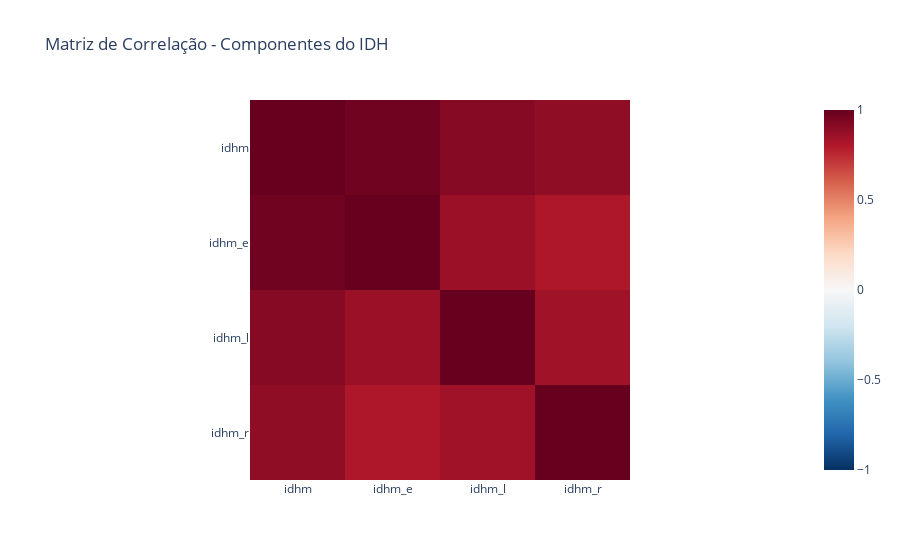
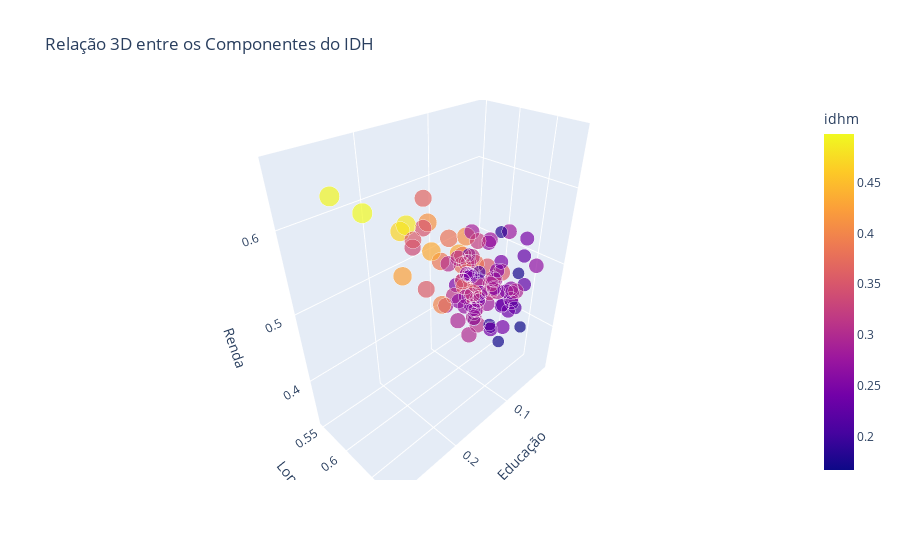

Notebook source saved alongside these figures, in order:
### Markdown cell above
## 10. Visualizações Interativas (Plotly)

### Code cell
# Visualizações interativas com Plotly
try:
    # Mapa de calor de correlação
    fig = px.imshow(df_classificado[['idhm', 'idhm_e', 'idhm_l', 'idhm_r']].corr(),
                   title='Matriz de Correlação - Componentes do IDH',
                   color_continuous_scale='RdBu_r',
                   zmin=-1, zmax=1)
    fig.show()
    
    # Scatter plot 3D interativo
    fig = px.scatter_3d(df_classificado.head(100),  # Mostrar apenas 100 para performance
                       x='idhm_e', y='idhm_l', z='idhm_r',
                       color='idhm', size='idhm',
                       hover_data=['município', 'uf'],
                       title='Relação 3D entre os Componentes do IDH',
                       labels={'idhm_e': 'Educação', 'idhm_l': 'Longevidade', 'idhm_r': 'Renda'})
    fig.show()
    
    # Gráfico de violino para distribuição por região
    if 'regiao' in df_classificado.columns:
        fig = px.violin(df_classificado, x='regiao', y='idhm', 
                       color='regiao', box=True, points="all",
                       title='Distribuição do IDH por Região')
        fig.show()
        
except Exception as e:
    print(f"⚠️ Visualizações interativas não disponíveis: {e}")

### Figure 1 — Plotly figure (JSON) as saved in the notebook; plotly's stock layout.template omitted (floating-point values rounded to 4 significant figures)
{"data": [{"coloraxis": "coloraxis", "hovertemplate": "x: %{x}<br>y: %{y}<br>color: %{z}<extra></extra>", "name": "0", "type": "heatmap", "x": ["idhm", "idhm_e", "idhm_l", "idhm_r"], "xaxis": "x", "y": ["idhm", "idhm_e", "idhm_l", "idhm_r"], "yaxis": "y", "z": [[1, 0.9783, 0.9186, 0.8926], [0.9783, 1, 0.8628, 0.8106], [0.9186, 0.8628, 1, 0.8487], [0.8926, 0.8106, 0.8487, 1]]}], "layout": {"coloraxis": {"cmax": 1, "cmin": -1, "colorscale": [[0, "rgb(5,48,97)"], [0.1, "rgb(33,102,172)"], [0.2, "rgb(67,147,195)"], [0.3, "rgb(146,197,222)"], [0.4, "rgb(209,229,240)"], [0.5, "rgb(247,247,247)"], [0.6, "rgb(253,219,199)"], [0.7, "rgb(244,165,130)"], [0.8, "rgb(214,96,77)"], [0.9, "rgb(178,24,43)"], [1, "rgb(103,0,31)"]]}, "title": {"text": "Matriz de Correlação - Componentes do IDH"}, "xaxis": {"anchor": "y", "constrain": "domain", "domain": [0, 1], "scaleanchor": "y"}, "yaxis": {"anchor": "x", "autorange": "reversed", "constrain": "domain", "domain": [0, 1]}}}

### Figure 2 — Plotly figure (JSON) as saved in the notebook; plotly's stock layout.template omitted (floating-point values rounded to 4 significant figures; data arrays with more than 128 entries replaced by an {"elided": "..."} marker saying what was removed)
{"data": [{"customdata": {"elided": "100x2 mixed values"}, "hovertemplate": "Educação=%{x}<br>Longevidade=%{y}<br>Renda=%{z}<br>idhm=%{marker.color}<br>município=%{customdata[0]}<br>uf=%{customdata[1]}<extra></extra>", "legendgroup": "", "marker": {"color": [0.329, 0.432, 0.309, 0.407, 0.386, 0.376, 0.203, 0.425, 0.388, 0.468, 0.352, 0.433, 0.286, 0.272, 0.382, 0.412, 0.495, 0.348, 0.259, 0.383, 0.289, 0.498, 0.252, 0.336, 0.313, 0.241, 0.269, 0.325, 0.199, 0.283, 0.293, 0.366, 0.221, 0.281, 0.237, 0.217, 0.349, 0.277, 0.254, 0.27, 0.228, 0.174, 0.28, 0.284, 0.232, 0.298, 0.258, 0.226, 0.247, 0.23, 0.216, 0.247, 0.247, 0.314, 0.336, 0.267, 0.183, 0.398, 0.372, 0.258, 0.17, 0.298, 0.218, 0.186, 0.265, 0.176, 0.485, 0.245, 0.167, 0.354, 0.317, 0.274, 0.348, 0.259, 0.306, 0.254, 0.307, 0.357, 0.322, 0.246, 0.357, 0.317, 0.293, 0.3, 0.272, 0.287, 0.288, 0.305, 0.258, 0.212, 0.268, 0.237, 0.248, 0.312, 0.355, 0.295, 0.263, 0.243, 0.266, 0.296], "coloraxis": "coloraxis", "size": [0.329, 0.432, 0.309, 0.407, 0.386, 0.376, 0.203, 0.425, 0.388, 0.468, 0.352, 0.433, 0.286, 0.272, 0.382, 0.412, 0.495, 0.348, 0.259, 0.383, 0.289, 0.498, 0.252, 0.336, 0.313, 0.241, 0.269, 0.325, 0.199, 0.283, 0.293, 0.366, 0.221, 0.281, 0.237, 0.217, 0.349, 0.277, 0.254, 0.27, 0.228, 0.174, 0.28, 0.284, 0.232, 0.298, 0.258, 0.226, 0.247, 0.23, 0.216, 0.247, 0.247, 0.314, 0.336, 0.267, 0.183, 0.398, 0.372, 0.258, 0.17, 0.298, 0.218, 0.186, 0.265, 0.176, 0.485, 0.245, 0.167, 0.354, 0.317, 0.274, 0.348, 0.259, 0.306, 0.254, 0.307, 0.357, 0.322, 0.246, 0.357, 0.317, 0.293, 0.3, 0.272, 0.287, 0.288, 0.305, 0.258, 0.212, 0.268, 0.237, 0.248, 0.312, 0.355, 0.295, 0.263, 0.243, 0.266, 0.296], "sizemode": "area", "sizeref": 0.001245, "symbol": "circle"}, "mode": "markers", "name": "", "scene": "scene", "showlegend": false, "type": "scatter3d", "x": [0.112, 0.199, 0.108, 0.171, 0.167, 0.151, 0.039, 0.22, 0.159, 0.247, 0.124, 0.209, 0.074, 0.079, 0.155, 0.185, 0.29, 0.128, 0.065, 0.153, 0.1, 0.284, 0.066, 0.134, 0.112, 0.054, 0.074, 0.113, 0.038, 0.079, 0.085, 0.143, 0.048, 0.068, 0.05, 0.039, 0.135, 0.061, 0.055, 0.062, 0.047, 0.018, 0.072, 0.082, 0.047, 0.086, 0.061, 0.038, 0.052, 0.037, 0.042, 0.053, 0.043, 0.096, 0.123, 0.055, 0.02, 0.188, 0.148, 0.064, 0.024, 0.099, 0.038, 0.03, 0.061, 0.026, 0.259, 0.061, 0.019, 0.123, 0.102, 0.075, 0.131, 0.061, 0.092, 0.064, 0.097, 0.157, 0.099, 0.058, 0.14, 0.1, 0.093, 0.107, 0.081, 0.089, 0.078, 0.1, 0.057, 0.037, 0.071, 0.049, 0.05, 0.105, 0.147, 0.104, 0.073, 0.055, 0.078, 0.08], "y": [0.617, 0.684, 0.636, 0.667, 0.629, 0.658, 0.572, 0.629, 0.653, 0.662, 0.658, 0.659, 0.591, 0.607, 0.629, 0.629, 0.633, 0.647, 0.578, 0.665, 0.572, 0.665, 0.559, 0.547, 0.598, 0.572, 0.578, 0.638, 0.572, 0.609, 0.597, 0.578, 0.572, 0.616, 0.629, 0.558, 0.568, 0.638, 0.647, 0.609, 0.591, 0.629, 0.658, 0.629, 0.629, 0.647, 0.622, 0.653, 0.636, 0.647, 0.583, 0.647, 0.652, 0.646, 0.622, 0.677, 0.596, 0.652, 0.643, 0.584, 0.611, 0.622, 0.643, 0.596, 0.649, 0.596, 0.684, 0.622, 0.643, 0.677, 0.647, 0.611, 0.646, 0.622, 0.64, 0.599, 0.59, 0.595, 0.622, 0.64, 0.64, 0.615, 0.62, 0.622, 0.59, 0.599, 0.635, 0.576, 0.622, 0.576, 0.583, 0.64, 0.622, 0.622, 0.563, 0.599, 0.599, 0.576, 0.576, 0.669], "z": [0.516, 0.593, 0.43, 0.593, 0.547, 0.536, 0.373, 0.553, 0.561, 0.625, 0.534, 0.589, 0.533, 0.421, 0.57, 0.599, 0.66, 0.507, 0.461, 0.554, 0.422, 0.655, 0.433, 0.517, 0.458, 0.451, 0.454, 0.474, 0.362, 0.47, 0.496, 0.595, 0.394, 0.529, 0.425, 0.471, 0.552, 0.546, 0.459, 0.52, 0.427, 0.463, 0.463, 0.446, 0.425, 0.476, 0.455, 0.466, 0.454, 0.506, 0.412, 0.442, 0.535, 0.499, 0.497, 0.513, 0.514, 0.513, 0.54, 0.459, 0.333, 0.429, 0.423, 0.361, 0.469, 0.354, 0.643, 0.386, 0.378, 0.535, 0.483, 0.45, 0.496, 0.457, 0.487, 0.425, 0.504, 0.489, 0.542, 0.399, 0.507, 0.518, 0.438, 0.404, 0.42, 0.445, 0.484, 0.491, 0.482, 0.449, 0.465, 0.422, 0.492, 0.467, 0.539, 0.413, 0.416, 0.453, 0.42, 0.485]}], "layout": {"coloraxis": {"colorbar": {"title": {"text": "idhm"}}, "colorscale": [[0, "#0d0887"], [0.1111, "#46039f"], [0.2222, "#7201a8"], [0.3333, "#9c179e"], [0.4444, "#bd3786"], [0.5556, "#d8576b"], [0.6667, "#ed7953"], [0.7778, "#fb9f3a"], [0.8889, "#fdca26"], [1, "#f0f921"]]}, "legend": {"itemsizing": "constant", "tracegroupgap": 0}, "scene": {"domain": {"x": [0, 1], "y": [0, 1]}, "xaxis": {"title": {"text": "Educação"}}, "yaxis": {"title": {"text": "Longevidade"}}, "zaxis": {"title": {"text": "Renda"}}}, "title": {"text": "Relação 3D entre os Componentes do IDH"}}}
